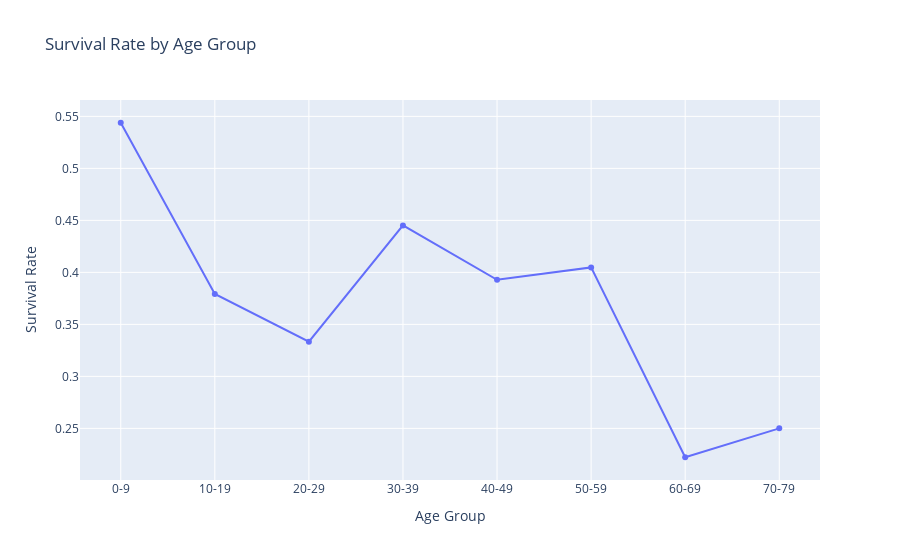

Notebook source saved alongside this figure:
### Code cell
# Create Age Buckets
df['AgeBucket'] = pd.cut(df['Age'], bins=range(0, 81, 10), labels=[f"{i}-{i+9}" for i in range(0, 80, 10)])

# Group by AgeBucket
age_survival = df.groupby('AgeBucket')['Survived'].mean().reset_index()

fig = px.line(age_survival, x='AgeBucket', y='Survived',
              title="Survival Rate by Age Group",
              labels={'Survived': 'Survival Rate', 'AgeBucket': 'Age Group'},
              markers=True)
fig.show()

### Figure 1 — Plotly figure (JSON) as saved in the notebook; plotly's stock layout.template omitted (floating-point values rounded to 4 significant figures)
{"data": [{"hovertemplate": "Age Group=%{x}<br>Survival Rate=%{y}<extra></extra>", "legendgroup": "", "line": {"color": "#636efa", "dash": "solid"}, "marker": {"symbol": "circle"}, "mode": "lines+markers", "name": "", "orientation": "v", "showlegend": false, "type": "scatter", "x": ["0-9", "10-19", "20-29", "30-39", "40-49", "50-59", "60-69", "70-79"], "xaxis": "x", "y": [0.5439, 0.3793, 0.3333, 0.4452, 0.3929, 0.4048, 0.2222, 0.25], "yaxis": "y"}], "layout": {"autosize": true, "legend": {"tracegroupgap": 0}, "title": {"text": "Survival Rate by Age Group"}, "xaxis": {"anchor": "y", "autorange": true, "domain": [0, 1], "range": [-0.4236, 7.424], "title": {"text": "Age Group"}, "type": "category"}, "yaxis": {"anchor": "x", "autorange": true, "domain": [0, 1], "range": [0.1957, 0.5704], "title": {"text": "Survival Rate"}, "type": "linear"}}}
